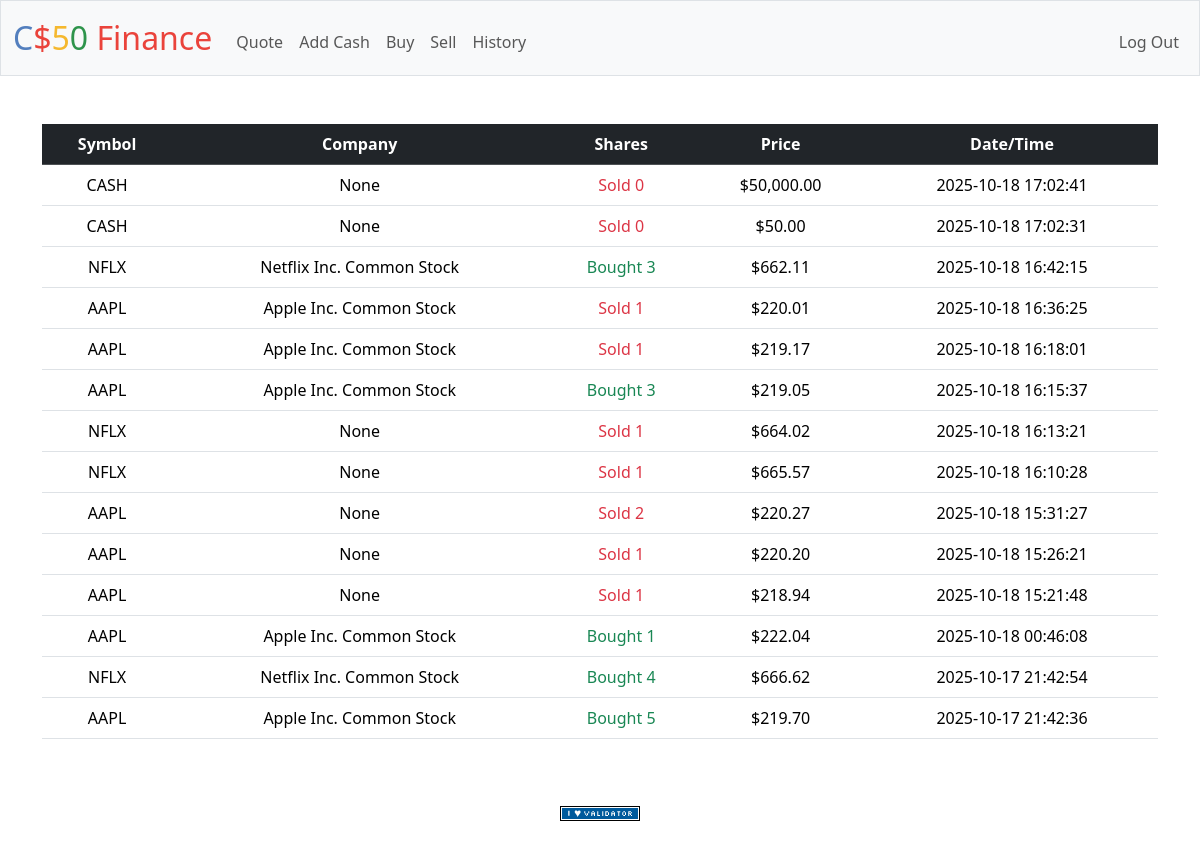
Screenshot of /history (signed in) with the database file from the repository.
### tables this page shows
CREATE TABLE transactions (
id INTEGER PRIMARY KEY AUTOINCREMENT NOT NULL,
user_id INTEGER NOT NULL,
symbol TEXT NOT NULL,
shares INTEGER NOT NULL,
price NUMERIC NOT NULL,
transacted TIMESTAMP NOT NULL DEFAULT CURRENT_TIMESTAMP, name text,
FOREIGN KEY(user_id) REFERENCES users(id)
);

### app.py (the view)
@app.route("/history")
@login_required
def history():
    transactions = db.execute("SELECT * FROM transactions WHERE user_id = ?", session["user_id"])
    return render_template("history.html", transactions=transactions)

### app.py (called while the page is built)
@app.after_request
def after_request(response):
    response.headers["Cache-Control"] = "no-cache, no-store, must-revalidate"
    response.headers["Expires"] = 0
    response.headers["Pragma"] = "no-cache"
    return response

### helpers.py (called while the page is built)
def login_required(f):
    @wraps(f)
    def decorated_function(*args, **kwargs):
        if session.get("user_id") is None:
            return redirect("/login")
        return f(*args, **kwargs)
    return decorated_function

def usd(value):
    return f"${value:,.2f}"

### templates/history.html (shortened to what this page needs)
{% extends "layout.html" %}
{% block main %}
    <table class="table">
        <thead class="table-dark">
            <tr>
                <th>Symbol</th>
                <th>Company</th>
                <th>Shares</th>
                <th>Price</th>
                <th>Date/Time</th>
            </tr>
        </thead>
        <tbody>
            {% for element in transactions | reverse %}
                <tr>
                    <td>{{element.symbol}}</td>
                    <td>{{element.name}}</td>
                    <td class="{{ 'text-success' if element.shares > 0 else 'text-danger' }}">
                        {{ 'Bought' if element.shares > 0 else 'Sold' }} {{ element.shares | abs }}
                    </td>
                    <td>{{element.price | usd}}</td>
                    <td>{{element.transacted}}</td>
                </tr>
            {% endfor %}
        </tbody>
    </table>
{% endblock %}

### templates/layout.html (shortened to what this page needs)
<!DOCTYPE html>
<html lang="en">
    <head>
        <link href="https://cdn.jsdelivr.net/npm/bootstrap@5.3.3/dist/css/bootstrap.min.css" rel="stylesheet">
        <link href="/static/styles.css" rel="stylesheet">
    </head>
    <body>
        <nav class="bg-light border navbar navbar-expand-md navbar-light">
            <div class="container-fluid">
                <a class="navbar-brand" href="/"><span class="blue">C</span><span class="red">$</span><span class="yellow">5</span><span class="green">0</span> <span class="red">Finance</span></a>
                <div class="collapse navbar-collapse" id="navbar">
                    {% if session["user_id"] %}
                        <ul class="navbar-nav me-auto mt-2">
                            <li class="nav-item"><a class="nav-link" href="/quote">Quote</a></li>
                            <li class="nav-item"><a class="nav-link" href="/add_cash">Add Cash</a></li>
                            <li class="nav-item"><a class="nav-link" href="/buy">Buy</a></li>
                            <li class="nav-item"><a class="nav-link" href="/sell">Sell</a></li>
                            <li class="nav-item"><a class="nav-link" href="/history">History</a></li>
                        </ul>
                        <ul class="navbar-nav ms-auto mt-2">
                            <li class="nav-item"><a class="nav-link" href="/logout">Log Out</a></li>
                        </ul>
                    {% else %}
                        <ul class="navbar-nav ms-auto mt-2">
                            <li class="nav-item"><a class="nav-link" href="/register">Register</a></li>
                            <li class="nav-item"><a class="nav-link" href="/login">Log In</a></li>
                        </ul>
                    {% endif %}
                </div>
            </div>
        </nav>
        <main class="container py-5 text-center">
            {% block main %}{% endblock %}
        </main>
        <footer class="mb-5">
            <form action="https://validator.w3.org/check" class="text-center" enctype="multipart/form-data" method="post" target="_blank">
                <input alt="Validate" src="/static/I_heart_validator.png" type="image">
            </form>
        </footer>
    </body>
</html>

### static/styles.css (style rules this page uses)
nav .navbar-brand { font-size: xx-large; }
nav .navbar-brand .blue { color: #537fbe; }
nav .navbar-brand .red { color: #ea433b; }
nav .navbar-brand .yellow { color: #f5b82e; }
nav .navbar-brand .green { color: #2e944b; }

### rows the page displays
transactions: symbol "CASH", name "None", shares "Sold", shares|abs "0", price "$50,000.00", transacted "2025-10-18 17:02:41"
transactions: symbol "CASH", name "None", shares "Sold", shares|abs "0", price "$50.00", transacted "2025-10-18 17:02:31"
transactions: symbol "NFLX", name "Netflix Inc. Common Stock", shares "Bought", shares|abs "3", price "$662.11", transacted "2025-10-18 16:42:15"
transactions: symbol "AAPL", name "Apple Inc. Common Stock", shares "Sold", shares|abs "1", price "$220.01", transacted "2025-10-18 16:36:25"
transactions: symbol "AAPL", name "Apple Inc. Common Stock", shares "Sold", shares|abs "1", price "$219.17", transacted "2025-10-18 16:18:01"
transactions: symbol "AAPL", name "Apple Inc. Common Stock", shares "Bought", shares|abs "3", price "$219.05", transacted "2025-10-18 16:15:37"
transactions: symbol "NFLX", name "None", shares "Sold", shares|abs "1", price "$664.02", transacted "2025-10-18 16:13:21"
transactions: symbol "NFLX", name "None", shares "Sold", shares|abs "1", price "$665.57", transacted "2025-10-18 16:10:28"
transactions: symbol "AAPL", name "None", shares "Sold", shares|abs "2", price "$220.27", transacted "2025-10-18 15:31:27"
transactions: symbol "AAPL", name "None", shares "Sold", shares|abs "1", price "$220.20", transacted "2025-10-18 15:26:21"
transactions: symbol "AAPL", name "None", shares "Sold", shares|abs "1", price "$218.94", transacted "2025-10-18 15:21:48"
transactions: symbol "AAPL", name "Apple Inc. Common Stock", shares "Bought", shares|abs "1", price "$222.04", transacted "2025-10-18 00:46:08"
transactions: symbol "NFLX", name "Netflix Inc. Common Stock", shares "Bought", shares|abs "4", price "$666.62", transacted "2025-10-17 21:42:54"
transactions: symbol "AAPL", name "Apple Inc. Common Stock", shares "Bought", shares|abs "5", price "$219.70", transacted "2025-10-17 21:42:36"
